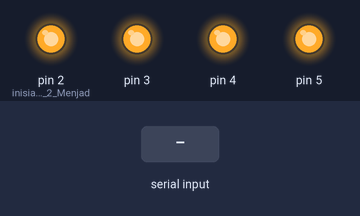
Bench run of a sketch on a simulated Arduino Uno, built with avr-gcc and run on an emulated ATmega328P. On the bench: output pins drawn as LEDs (lit = HIGH). Inputs (shaded band) come from the test bench.

Above: at 1.2 s.
1.3 s: "1" received over Serial
At 1.9 s:
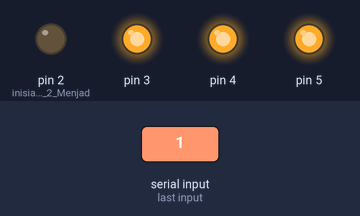
2.8 s: "3" received over Serial
At 4.0 s:
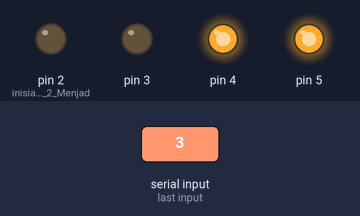
4.3 s: "2" received over Serial
At 5.4 s:
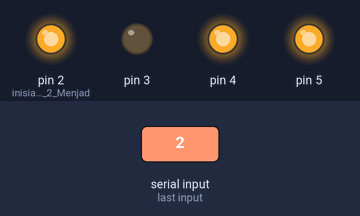
5.8 s: "5" received over Serial
At 6.5 s:
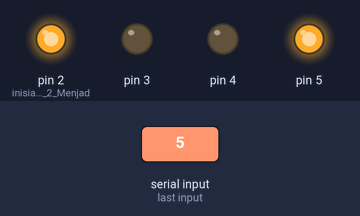
7.3 s: "4" received over Serial
At 7.7 s:
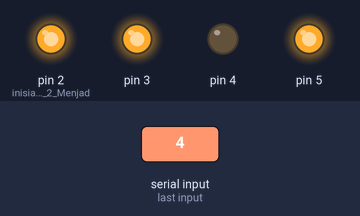
8.8 s: "7" received over Serial
At 10.0 s:
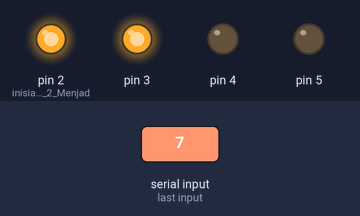
Timing chart, 0 to 11.3 s (numbered marks = the images above; inputs shaded):
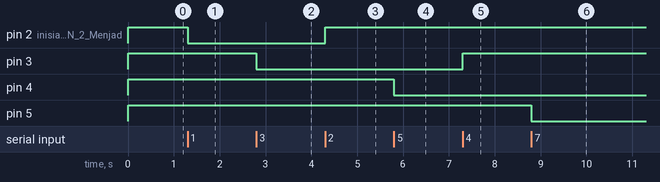

The sketch:

Relay_Android.ino
```cpp
#include <SoftwareSerial.h>
SoftwareSerial module_bluetooth(0, 1); // pin RX | TX

char data = 0;
void setup()
{
  Serial.begin(9600);
  pinMode(2, OUTPUT);  //inisialisasi PIN 2 Menjadi Output
  pinMode(3, OUTPUT);
  pinMode(4, OUTPUT);
  pinMode(5, OUTPUT);
  digitalWrite(2, HIGH); // pada kondisi awal dibuat high supaya relay mati (karena modul relay aktif low)
  digitalWrite(3, HIGH);
  digitalWrite(4, HIGH);
  digitalWrite(5, HIGH);

}
void loop()
{
  if(Serial.available() > 0)
  {
    data = Serial.read(); //baca data yang dikirim
    if(data == '1'){
    digitalWrite(2, LOW); //nyalakan relay
    }
    else if(data == '2'){
    digitalWrite(2, HIGH); //matikan relay
    }
    else if(data == '3'){
    digitalWrite(3, LOW);
    }
    else if(data == '4'){
    digitalWrite(3, HIGH);
    }
    else if(data == '5'){
    digitalWrite(4, LOW);
    }
    else if(data == '6'){
    digitalWrite(4, HIGH);
    }
    else if(data == '7'){
    digitalWrite(5, LOW);
    }
    else if(data == '8'){
    digitalWrite(5, HIGH);
    }


}}
```

Measured:
- after the input at 1.3 s, pin 2 (inisialisasi_PIN_2_Menjad): HIGH → LOW at once
- after the input at 2.8 s, pin 3: HIGH → LOW at once
- after the input at 4.3 s, pin 2 (inisialisasi_PIN_2_Menjad): LOW → HIGH at once
- after the input at 5.8 s, pin 4: HIGH → LOW at once
- after the input at 7.3 s, pin 3: LOW → HIGH at once
- after the input at 8.8 s, pin 5: HIGH → LOW at once
